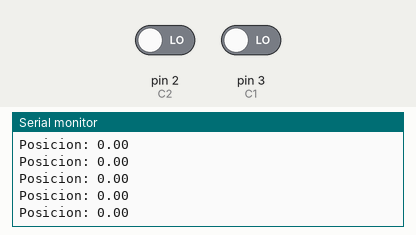
Recording of a sketch running on a simulated Arduino Uno, built with avr-gcc and run on an emulated ATmega328P. Shown: the last lines printed to the serial monitor. The inputs (shaded band) are chosen by the test bench; at power-on: pin 2 (C2) LOW, pin 3 (C1) LOW.

Above: at 1.2 s.
1.3 s: pin 2 (C2) driven HIGH
At 1.31 s:
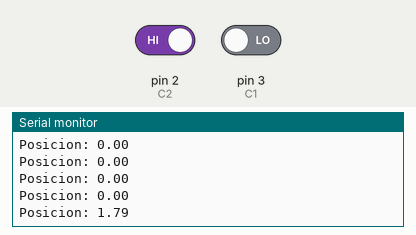
2.8 s: pin 3 (C1) driven HIGH
At 2.81 s:
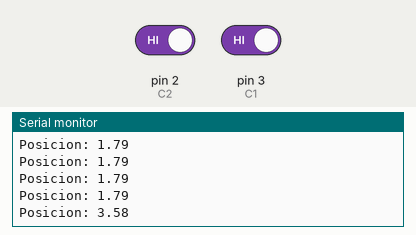
4.3 s: pin 2 (C2) driven LOW
At 4.31 s:
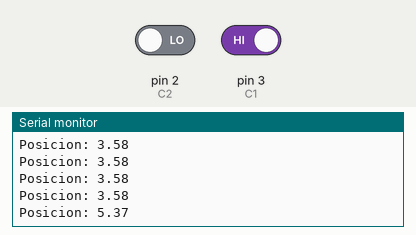
5.8 s: pin 3 (C1) driven LOW
At 5.81 s:
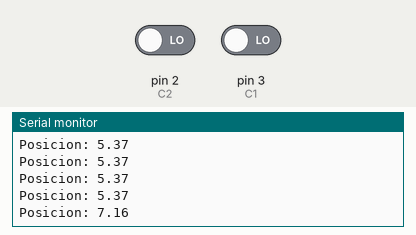
Timing chart, 0 to 8.3 s (numbered marks = the images above; inputs shaded):
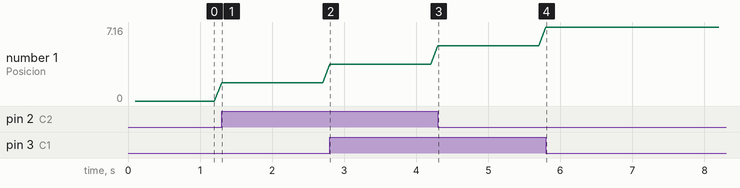

Measured:
- after the input at 1.3 s, the serial monitor: prints a new line at once (image 1)
- after the input at 2.8 s, the serial monitor: prints a new line at once (image 2)
- after the input at 4.3 s, the serial monitor: prints a new line at once (image 3)
- after the input at 5.8 s, the serial monitor: prints a new line at once (image 4)
- plotted number 1: 0 → 1.79 after the input at 1.3 s, 1.79 → 3.58 after the input at 2.8 s, 3.58 → 5.37 after the input at 4.3 s, 5.37 → 7.16 after the input at 5.8 s

The sketch:

EncoderCuadraturaPosicion_conComentarios.ino.ino
```cpp
/* Con este bombón vamos a sabér la posición angular de la rueda en grados */

/* Para Calcular la posición de la rueda se usa la ecuación que está en el PDF y
de ahí obtenemos la resolución */


const int    C1 = 3;                  // Entrada de la señal A del encoder.
const int    C2 = 2;                  // Entrada de la señal B del encoder.


volatile int  n = 0;
volatile byte ant  = 0;
volatile byte act  = 0;

/* Esta es la variable para la posición, la vamos a obtener de la función que está
declarada más adelante del código */

double P = 0.0;

unsigned long lastTime = 0;  // Tiempo anterior
unsigned long sampleTime = 100;  // Tiempo de muestreo

const int R = 201; // Resolucion del encoder R = mH*s*r

void setup()
{
  Serial.begin(9600);

  pinMode(C1, INPUT);
  pinMode(C2, INPUT);

  attachInterrupt(digitalPinToInterrupt(C1), encoder, CHANGE);
  attachInterrupt(digitalPinToInterrupt(C2), encoder, CHANGE);

  Serial.println("Posicion en grados");

}

void loop() {
  if (millis() - lastTime >= sampleTime)
  {  // Se actualiza cada sampleTime (milisegundos)
    lastTime = millis();
    computePos();
    Serial.print("Posicion: ");Serial.println(P);
  }
}


/* */
void computePos(void)
{
  P = (n*360.0)/R;
}

// Encoder precisión cuádruple.
void encoder(void)
{

    ant=act;
    act=PIND & 12;

    if(ant==0  && act== 4)  n++;
    if(ant==4  && act==12)  n++;
    if(ant==8  && act== 0)  n++;
    if(ant==12 && act== 8)  n++;

    if(ant==0 && act==8)  n--;
    if(ant==4 && act==0)  n--;
    if(ant==8 && act==12) n--;
    if(ant==12 && act==4) n--;

}
```
